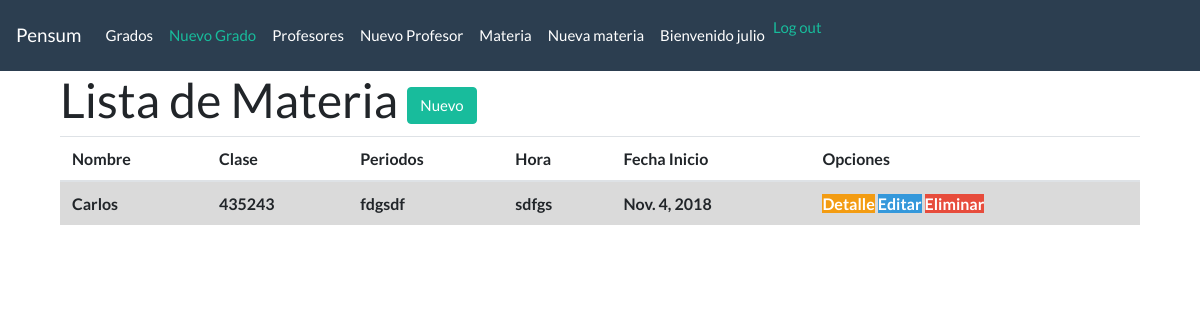
The app's page /materia/ (signed in), older data.
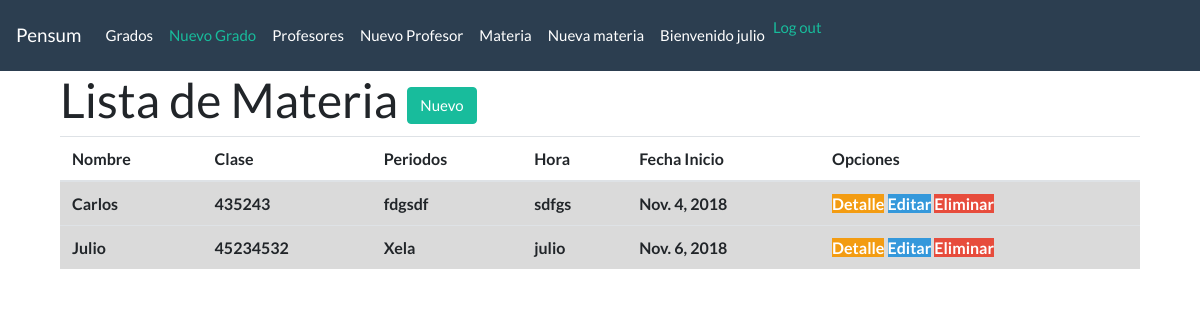
The same page, newer data.
### python/models.py (models this page shows, shortened)
class Alumno(models.Model):
    nombre = models.CharField(max_length=50)
    telefono = models.CharField(max_length=10)
    direccion = models.CharField(max_length=50)
    correo = models.CharField(max_length=50)
    fecha_nacimiento = models.DateField()

### python/views.py (the view)
# urls.py: url(r'^materia/$', views.lista_alumnos, name ='lista_alumnos'),
@login_required
def lista_alumnos(request):
    alumnos = Alumno.objects.order_by('id')
    return render(request, 'alumno/alumno_list.html', {'alumnos':alumnos})

### python/templates/alumno/alumno_list.html (shortened to what this page needs)
{% extends 'materias/base.html' %}
{% block content %}
<div class="container">
  <h1>Lista de Materia <a href="{% url 'alumno_nuevo' %}" class="btn btn-success">Nuevo</a></h1>
      <table class="table table-hover">
        <thead>
          <tr>
            <th scope="col">Nombre</th>
            <th scope="col">Clase</th>
            <th scope="col">Periodos</th>
            <th scope="col">Hora</th>
            <th scope="col">Fecha Inicio</th>
            <th scope="col">Opciones</th>
          </tr>
        </thead>
        <tbody>
          {% for alumno in alumnos %}
          <tr class="table-active">
            <th>{{alumno.nombre}}</th>
            <th>{{alumno.telefono}}</th>
            <th>{{alumno.direccion}}</th>
            <th>{{alumno.correo}}</th>
            <th>{{alumno.fecha_nacimiento}}</th>
            <th>
              <a href="{% url 'alumno_detalle' pk=alumno.pk %}" class="bt btn-warning">Detalle</a>
              <a href="{% url 'alumno_editar' pk=alumno.pk %}" class="bt btn-info">Editar</a>
              <a href="{% url 'alumno_eliminar' pk=alumno.pk %}" class="bt btn-danger">Eliminar</a>
            </th>
          </tr>
          {% endfor %}
        </tbody>
      </table>
</div>
{% endblock %}

Row changes from the older to the newer data that the page shows:
added Alumno: nombre "Julio", telefono "45234532", direccion "Xela", correo "julio", fecha_nacimiento "Nov. 6, 2018"
